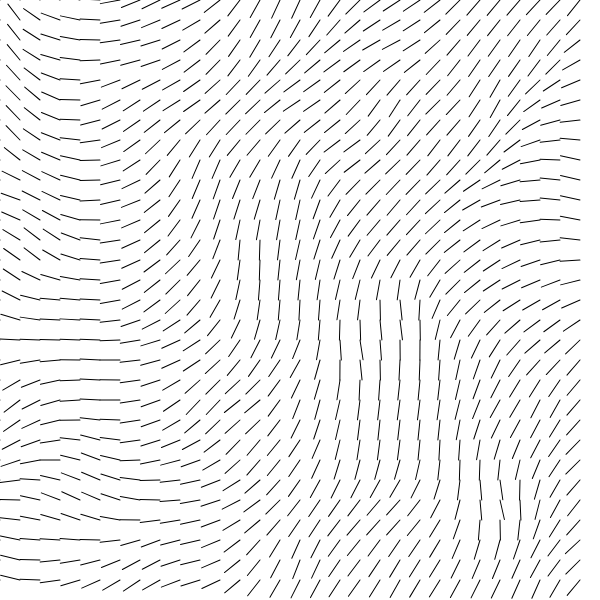
Frame 1 (no input)
Frame 60 (no input): identical to frame 1, image omitted
Frame 120 (the mouse pressed at the canvas centre since frame 60): identical to frame 1, image omitted

The p5.js sketch that drew this single still picture (run headless with seeded random() and noise() and a simulated clock; from frame 60 on, the mouse is pressed at the canvas centre):

// p5.js sketch
// ── sketch.js
// 2D Perlin noise flow chart (without motion);

let inc = 0.05;
let scl = 20; // cutting the canvass into boxes per 20 pixels
let cols;
let rows;

function setup() {
	createCanvas(600, 600);
	cols = floor(width/scl);
	rows = floor(height/scl);
}

function draw() {
	background(255);
	let yoff = 0;
	for (let y = 0; y < rows; y++) {
		let xoff = 0
		for (let x = 0; x < cols; x++) {
			let angle = noise(xoff, yoff) * TWO_PI;
			let v = p5.Vector.fromAngle(angle);
			stroke(0);
			push();
			translate(x * scl, y * scl); // translate to top left corner of each box as reference point
			rotate(v.heading()); // rotate by the angle of the Perlin noise vector
			line(0, 0, scl, 0); // draw a line across top of box (comment out rotate() line above to see)
			pop();
			xoff += inc;
			// rect(x * scl, y * scl, scl, scl);
		}
		yoff += inc;
	}
}
